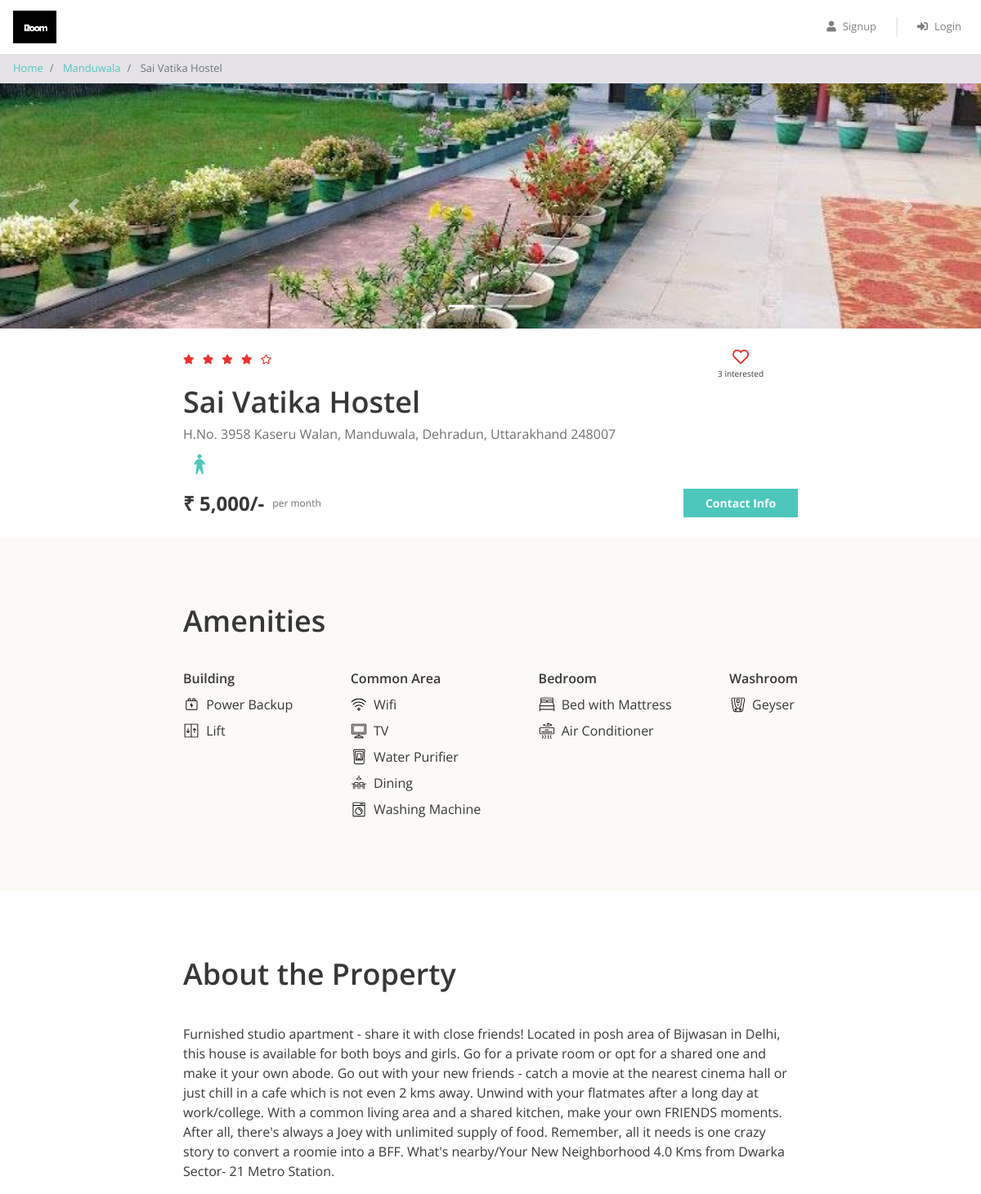
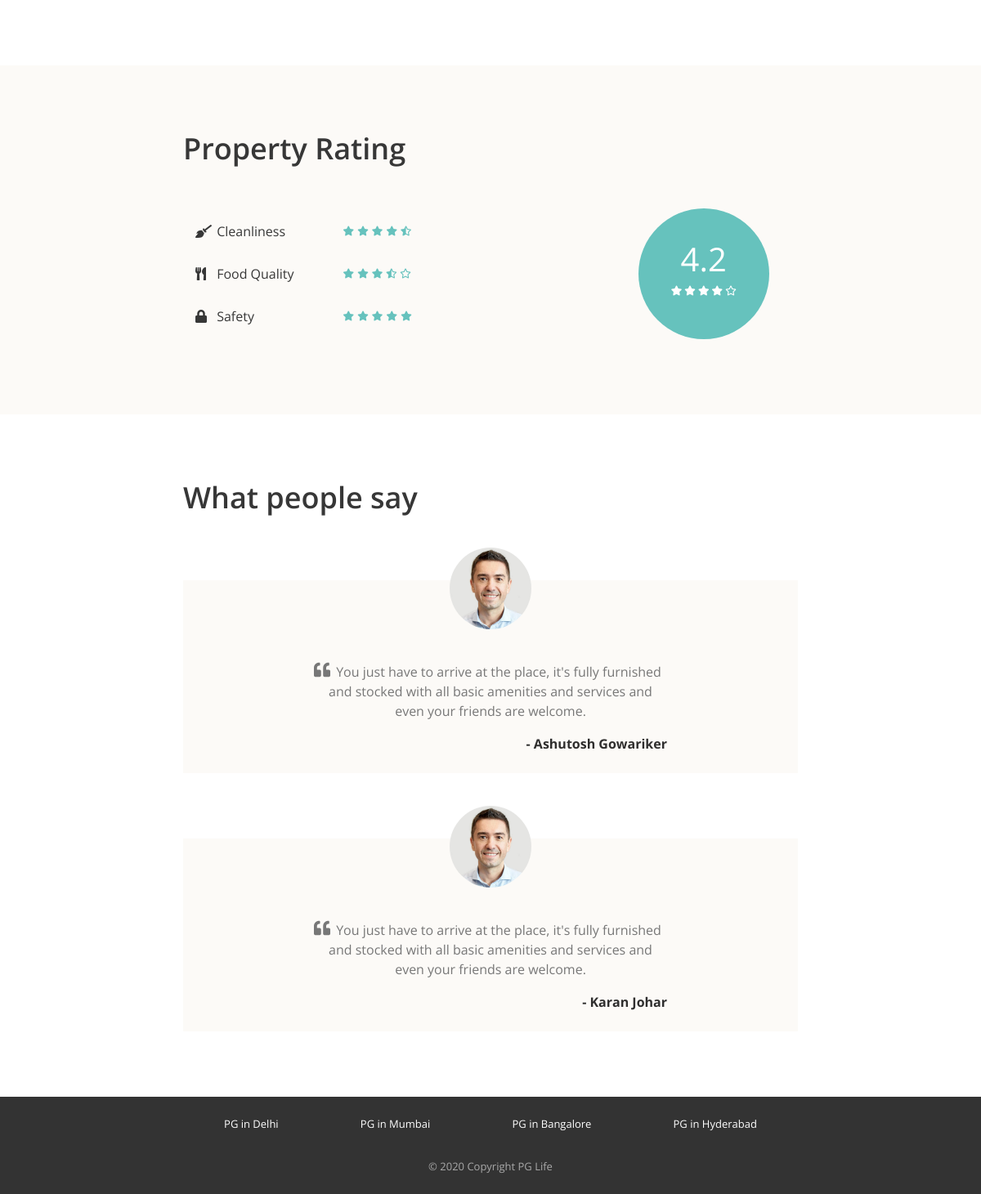
The page /property_detail.php?property_id=1 on the database its author committed (2 pictures, top to bottom).
### tables this page shows
CREATE TABLE `properties` (
  `id` int(11) NOT NULL,
  `city_id` int(11) NOT NULL,
  `name` varchar(100) NOT NULL,
  `address` varchar(100) NOT NULL,
  `description` longtext NOT NULL,
  `gender` enum('male','female','unisex') NOT NULL,
  `rent` int(11) NOT NULL,
  `rating_clean` float(2,1) NOT NULL,
  `rating_food` float(2,1) NOT NULL,
  `rating_safety` float(2,1) NOT NULL
);

CREATE TABLE `cities` (
  `id` int(11) NOT NULL,
  `name` varchar(100) NOT NULL
);

CREATE TABLE `amenities` (
  `id` int(11) NOT NULL,
  `name` varchar(100) NOT NULL,
  `type` varchar(100) NOT NULL,
  `icon` varchar(100) NOT NULL
);

CREATE TABLE `testimonials` (
  `id` int(11) NOT NULL,
  `property_id` int(11) NOT NULL,
  `user_name` varchar(100) NOT NULL,
  `content` longtext NOT NULL
);

### property_detail.php (the view, shortened to what this page needs)
<?php
require "includes/database_connect.php";
$property_id = $_GET["property_id"];
$sql_1 = "SELECT *, p.id AS property_id, p.name AS property_name, c.name AS city_name
            FROM properties p
            INNER JOIN cities c ON p.city_id = c.id
            WHERE p.id = $property_id";
$result_1 = mysqli_query($conn, $sql_1);
$property = mysqli_fetch_assoc($result_1);
$sql_2 = "SELECT * FROM testimonials WHERE property_id = $property_id";
$result_2 = mysqli_query($conn, $sql_2);
$testimonials = mysqli_fetch_all($result_2, MYSQLI_ASSOC);
$sql_3 = "SELECT a.*
            FROM amenities a
            INNER JOIN properties_amenities pa ON a.id = pa.amenity_id
            WHERE pa.property_id = $property_id";
$result_3 = mysqli_query($conn, $sql_3);
$amenities = mysqli_fetch_all($result_3, MYSQLI_ASSOC);
$sql_4 = "SELECT * FROM interested_users_properties WHERE property_id = $property_id";
$result_4 = mysqli_query($conn, $sql_4);
$interested_users_count = mysqli_num_rows($result_4);
?>
<!DOCTYPE html>
<html lang="en">
<head>
    <?php
    include "includes/head_links.php";
    ?>
    <link href="css/property_detail.css" rel="stylesheet" />
</head>
<body>
    <?php
    include "includes/header.php";
    ?>
    <nav aria-label="breadcrumb">
        <ol class="breadcrumb py-2">
            <li class="breadcrumb-item">
                <a href="index.php">Home</a>
            </li>
            <li class="breadcrumb-item">
                <a href="property_list.php?city=<?= $property['city_name']; ?>"><?= $property['city_name']; ?></a>
            </li>
            <li class="breadcrumb-item active" aria-current="page">
                <?= $property['property_name']; ?>
            </li>
        </ol>
    </nav>
    <div id="property-images" class="carousel slide" data-ride="carousel">
        <ol class="carousel-indicators">
            <?php
            $property_images = glob("img/properties/" . $property['property_id'] . "/*");
            foreach ($property_images as $index => $property_image) {
            ?>
                <li data-target="#property-images" data-slide-to="<?= $index ?>" class="<?= $index == 0 ? "active" : ""; ?>"></li>
            <?php
            }
            ?>
        </ol>
        <div class="carousel-inner">
            <?php
            foreach ($property_images as $index => $property_image) {
            ?>
                <div class="carousel-item <?= $index == 0 ? "active" : ""; ?>">
                    <img class="d-block w-100" src="<?= $property_image ?>" alt="slide">
                </div>
            <?php
            }
            ?>
        </div>
        <a class="carousel-control-prev" href="#property-images" role="button" data-slide="prev">
            <span class="carousel-control-prev-icon" aria-hidden="true"></span>
        </a>
        <a class="carousel-control-next" href="#property-images" role="button" data-slide="next">
            <span class="carousel-control-next-icon" aria-hidden="true"></span>
        </a>
    </div>
    <div class="property-summary page-container">
        <div class="row no-gutters justify-content-between">
            <?php
            $total_rating = ($property['rating_clean'] + $property['rating_food'] + $property['rating_safety']) / 3;
            $total_rating = round($total_rating, 1);
            ?>
            <div class="star-container" title="<?= $total_rating ?>">
                <?php
                $rating = $total_rating;
                for ($i = 0; $i < 5; $i++) {
                    if ($rating >= $i + 0.8) {
                ?>
                        <i class="fas fa-star"></i>
                    <?php
                    } elseif ($rating >= $i + 0.3) {
                    ?>
                        <i class="fas fa-star-half-alt"></i>
                    <?php
                    } else {
                    ?>
                        <i class="far fa-star"></i>
                <?php
                    }
                }
                ?>
            </div>
            <div class="interested-container">
                <?php
                $is_interested = false;
                if ($is_interested) {
                ?>
                    <i class="is-interested-image fas fa-heart"></i>
                <?php
                } else {
                ?>
                    <i class="is-interested-image far fa-heart"></i>
                <?php
                }
                ?>
                <div class="interested-text">
                    <span class="interested-user-count"><?= $interested_users_count ?></span> interested
                </div>
            </div>
        </div>
        <div class="detail-container">
            <div class="property-name"><?= $property['property_name'] ?></div>
            <div class="property-address"><?= $property['address'] ?></div>
            <div class="property-gender">
                <?php
                if ($property['gender'] == "male") {
                ?>
                    <img src="img/male.png">
                <?php
                } elseif ($property['gender'] == "female") {
                ?>
                    <img src="img/female.png">
                <?php
                } else {
                ?>
                    <img src="img/unisex.png">
                <?php
                }
                ?>
            </div>
        </div>
        <div class="row no-gutters">
            <div class="rent-container col-6">
                <div class="rent">₹ <?= number_format($property['rent']) ?>/-</div>
                <div class="rent-unit">per month</div>
            </div>
            <div class="button-container col-6">
                <a href="#" class="btn btn-primary">Contact Info</a>
            </div>
        </div>
    </div>
    <div class="property-amenities">
        <div class="page-container">
            <h1>Amenities</h1>
            <div class="row justify-content-between">
                <div class="col-md-auto">
                    <h5>Building</h5>
                    <?php
                    foreach ($amenities as $amenity) {
                        if ($amenity['type'] == "Building") {
                    ?>
                            <div class="amenity-container">
                                <img src="img/amenities/<?= $amenity['icon'] ?>.svg">
                                <span><?= $amenity['name'] ?></span>
                            </div>
                    <?php
                        }
                    }
                    ?>
                </div>
                <div class="col-md-auto">
                    <h5>Common Area</h5>
                    <?php
                    foreach ($amenities as $amenity) {
                        if ($amenity['type'] == "Common Area") {
                    ?>
                            <div class="amenity-container">
                                <img src="img/amenities/<?= $amenity['icon'] ?>.svg">
                                <span><?= $amenity['name'] ?></span>
                            </div>
                    <?php
                        }
                    }
                    ?>
                </div>
                <div class="col-md-auto">
                    <h5>Bedroom</h5>
                    <?php
                    foreach ($amenities as $amenity) {
                        if ($amenity['type'] == "Bedroom") {
                    ?>
                            <div class="amenity-container">
                                <img src="img/amenities/<?= $amenity['icon'] ?>.svg">
                                <span><?= $amenity['name'] ?></span>
                            </div>
                    <?php
                        }
                    }
                    ?>
                </div>
                <div class="col-md-auto">
                    <h5>Washroom</h5>
                    <?php
                    foreach ($amenities as $amenity) {
                        if ($amenity['type'] == "Washroom") {
                    ?>
                            <div class="amenity-container">
                                <img src="img/amenities/<?= $amenity['icon'] ?>.svg">
                                <span><?= $amenity['name'] ?></span>
                            </div>
                    <?php
                        }
                    }
                    ?>
                </div>
            </div>
        </div>
    </div>
    <div class="property-about page-container">
        <h1>About the Property</h1>
        <p><?= $property['description'] ?></p>
    </div>
    <div class="property-rating">
        <div class="page-container">
            <h1>Property Rating</h1>
            <div class="row align-items-center justify-content-between">
                <div class="col-md-6">
                    <div class="rating-criteria row">
                        <div class="col-6">
                            <i class="rating-criteria-icon fas fa-broom"></i>
                            <span class="rating-criteria-text">Cleanliness</span>
                        </div>
                        <div class="rating-criteria-star-container col-6" title="<?= $property['rating_clean'] ?>">
                            <?php
                            $rating = $property['rating_clean'];
                            for ($i = 0; $i < 5; $i++) {
                                if ($rating >= $i + 0.8) {
                            ?>
                                    <i class="fas fa-star"></i>
                                <?php
                                } elseif ($rating >= $i + 0.3) {
                                ?>
                                    <i class="fas fa-star-half-alt"></i>
                                <?php
                                } else {
                                ?>
                                    <i class="far fa-star"></i>
                            <?php
                                }
                            }
                            ?>
                        </div>
                    </div>
                    <div class="rating-criteria row">
                        <div class="col-6">
                            <i class="rating-criteria-icon fas fa-utensils"></i>
                            <span class="rating-criteria-text">Food Quality</span>
                        </div>
                        <div class="rating-criteria-star-container col-6" title="<?= $property['rating_food'] ?>">
                            <?php
                            $rating = $property['rating_food'];
                            for ($i = 0; $i < 5; $i++) {
                                if ($rating >= $i + 0.8) {
                            ?>
                                    <i class="fas fa-star"></i>
                                <?php
                                } elseif ($rating >= $i + 0.3) {
                                ?>
                                    <i class="fas fa-star-half-alt"></i>
                                <?php
                                } else {
                                ?>
                                    <i class="far fa-star"></i>
                            <?php
                                }
                            }
                            ?>
                        </div>
                    </div>
                    <div class="rating-criteria row">
                        <div class="col-6">
                            <i class="rating-criteria-icon fa fa-lock"></i>
                            <span class="rating-criteria-text">Safety</span>
                        </div>
                        <div class="rating-criteria-star-container col-6" title="<?= $property['rating_safety'] ?>">
                            <?php
                            $rating = $property['rating_safety'];
                            for ($i = 0; $i < 5; $i++) {
                                if ($rating >= $i + 0.8) {
                            ?>
                                    <i class="fas fa-star"></i>
                                <?php
                                } elseif ($rating >= $i + 0.3) {
                                ?>
                                    <i class="fas fa-star-half-alt"></i>
                                <?php
                                } else {
                                ?>
                                    <i class="far fa-star"></i>
                            <?php
                                }
                            }
                            ?>
                        </div>
                    </div>
                </div>
                <div class="col-md-4">
                    <div class="rating-circle">
                        <?php
                        $total_rating = ($property['rating_clean'] + $property['rating_food'] + $property['rating_safety']) / 3;
                        $total_rating = round($total_rating, 1);
                        ?>
                        <div class="total-rating"><?= $total_rating ?></div>
                        <div class="rating-circle-star-container">
                            <?php
                            $rating = $total_rating;
                            for ($i = 0; $i < 5; $i++) {
                                if ($rating >= $i + 0.8) {
                            ?>
                                    <i class="fas fa-star"></i>
                                <?php
                                } elseif ($rating >= $i + 0.3) {
                                ?>
                                    <i class="fas fa-star-half-alt"></i>
                                <?php
                                } else {
                                ?>
                                    <i class="far fa-star"></i>
                            <?php
                                }
                            }
                            ?>
                        </div>
                    </div>
                </div>
            </div>
        </div>
    </div>
    <div class="property-testimonials page-container">
        <h1>What people say</h1>
        <?php
        foreach ($testimonials as $testimonial) {
        ?>
            <div class="testimonial-block">
                <div class="testimonial-image-container">
                    <img class="testimonial-img" src="img/man.png">
                </div>
                <div class="testimonial-text">
                    <i class="fa fa-quote-left" aria-hidden="true"></i>
                    <p><?= $testimonial['content'] ?></p>
                </div>
                <div class="testimonial-name">- <?= $testimonial['user_name'] ?></div>
            </div>
        <?php
        }
        ?>
    </div>
    <?php
    include "includes/footer.php";
    ?>
</body>
</html>

### rows shown on the page
properties: city.name "Manduwala", name "Sai Vatika Hostel", address "H.No. 3958 Kaseru Walan, Manduwala, Dehradun, Uttarakhand 248007", rent "5,000", description "Furnished studio apartment - share it with close friends! Located in posh area of Bijwasan in Delhi, this house is available for both boys and girls. Go for a private room or opt for a shared one and make it your own abode. Go out with your new friends - catch a movie at the nearest cinema hall or just chill in a cafe which is not even 2 kms away. Unwind with your flatmates after a long day at work/college. With a common living area and a shared kitchen, make your own FRIENDS moments. After all, there's always a Joey with unlimited supply of food. Remember, all it needs is one crazy story to convert a roomie into a BFF. What's nearby/Your New Neighborhood 4.0 Kms from Dwarka Sector- 21…", total_rating "4.2"
amenities: icon (picture), name "Power Backup"
amenities: icon (picture), name "Lift"
amenities: icon (picture), name "Wifi"
amenities: shows a picture, name "TV"
amenities: icon (picture), name "Water Purifier"
amenities: icon (picture), name "Dining"
amenities: icon (picture), name "Washing Machine"
amenities: shows a picture, name "Bed with Mattress"
amenities: shows a picture, name "Air Conditioner"
amenities: icon (picture), name "Geyser"
testimonials: content "You just have to arrive at the place, it's fully furnished and stocked with all basic amenities and services and even your friends are welcome.", user_name "Ashutosh Gowariker"
testimonials: content "You just have to arrive at the place, it's fully furnished and stocked with all basic amenities and services and even your friends are welcome.", user_name "Karan Johar"

### other values the page prints
$interested_users_count "3"
